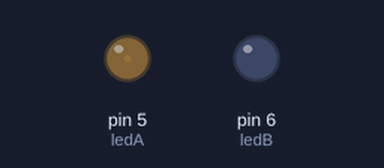
A sketch run on a simulated Arduino Uno, built with avr-gcc and run on an emulated ATmega328P. Shown: output pins drawn as LEDs (lit = HIGH).

Above: at 0.05 s.
At 1.4 s:
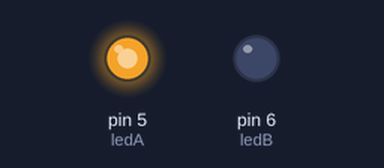
At 2.8 s:
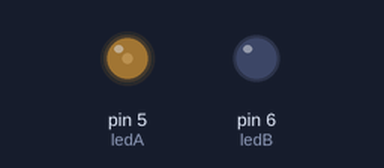
At 5.95 s:
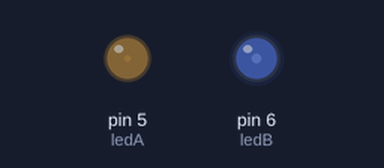
Timing chart, 0 to 8.1 s (numbered marks = the images above):
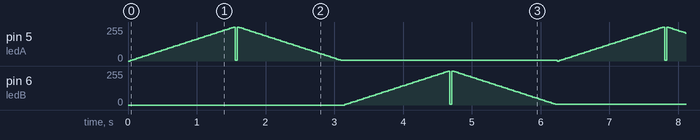

Measured:
- by itself, pin 5 (ledA), pin 6 (ledB): moves between 0/255 and 255/255, repeating every 6.2 s

The sketch:

Pwm.ino
```cpp
#define ledA 5
#define ledB 6
int brightness = 0;
int fadeAmount = 5;

void setup()
{
  pinMode(ledA, OUTPUT);
  pinMode(ledB, OUTPUT);
}

void loop()
{

  for (int i = 0; i <= 255;)
  {
    analogWrite(ledA, brightness);
    brightness += fadeAmount;
    i += fadeAmount;
    delay(30);
  }

  for (int i = 255; i >= 0;)
  {
    analogWrite(ledA, brightness);
    brightness -= fadeAmount;
    i -= fadeAmount;
    delay(30);
  }

  for (int j = 0; j <= 255;)
  {
    analogWrite(ledB, brightness);
    brightness += fadeAmount;
    j += fadeAmount;
    delay(30);
  }

  for (int j = 255; j >= 0;)
  {
    analogWrite(ledB, brightness);
    brightness -= fadeAmount;
    j -= fadeAmount;
    delay(30);
  }
}
```
